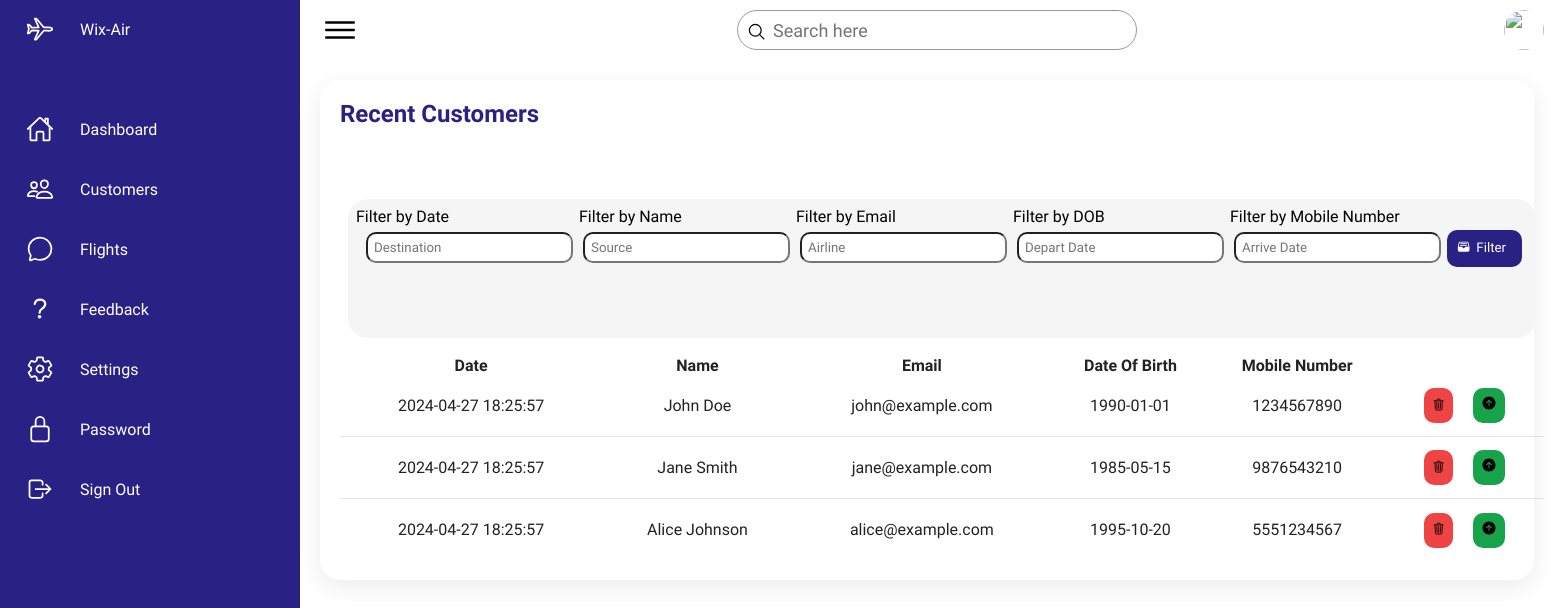
The page /Admin_pages/Admin/Customers/Customers.php on the database its author committed.
### tables this page shows
CREATE TABLE Registered_user
(
    User_ID INTEGER PRIMARY KEY AUTO_INCREMENT,
    Time_create TIMESTAMP DEFAULT CURRENT_TIMESTAMP,
    username VARCHAR(50) NOT NULL,
    name VARCHAR(30) NOT NULL,
    email VARCHAR(40) NOT NULL,
    password VARCHAR(40) NOT NULL,
    mobile_number VARCHAR(15) NOT NULL,
    bio VARCHAR(30),
    special_need VARCHAR(30),
    dob VARCHAR(15),
    passport VARCHAR(20),
    gender VARCHAR(10),
    city VARCHAR(30),
    postalcode VARCHAR(10),
    user_profile_img VARCHAR(255)
);

### Admin_pages/Admin/Customers/Customers.php (the view, shortened to what this page needs)
<?php
require_once("../../../php/dbconnection.php");
?>
    <!DOCTYPE html>
    <html lang="en">
    <head>
        <link rel="stylesheet" href="Customers.css">
    </head>
    <body>
    <div class="container">
        <div class="navigation">
            <ul>
                <li>
                    <a href="../Admin.php">
                        <span class="icon">
                            <ion-icon name="airplane-outline"></ion-icon>
                        </span>
                        <span class="title">Wix-Air</span>
                    </a>
                </li>
                <li>
                    <a href="../Admin.php">
                        <span class="icon">
                            <ion-icon name="home-outline"></ion-icon>
                        </span>
                        <span class="title">Dashboard</span>
                    </a>
                </li>
                <li>
                    <a href="#">
                        <span class="icon">
                            <ion-icon name="people-outline"></ion-icon>
                        </span>
                        <span class="title">Customers</span>
                    </a>
                </li>
                <li>
                    <a href="../Flights/flight.php">
                        <span class="icon">
                            <ion-icon name="chatbubble-outline"></ion-icon>
                        </span>
                        <span class="title">Flights</span>
                    </a>
                </li>
                <li>
                    <a href="../feedback/feedback.php">
                        <span class="icon">
                            <ion-icon name="help-outline"></ion-icon>
                        </span>
                        <span class="title">Feedback</span>
                    </a>
                </li>
                <li>
                    <a href="../settings/settings.php">
                        <span class="icon">
                            <ion-icon name="settings-outline"></ion-icon>
                        </span>
                        <span class="title">Settings</span>
                    </a>
                </li>
                <li>
                    <a href="../password/password.php">
                        <span class="icon">
                            <ion-icon name="lock-closed-outline"></ion-icon>
                        </span>
                        <span class="title">Password</span>
                    </a>
                </li>
                <li>
                    <a href="../Signout/signout.php">
                        <span class="icon">
                            <ion-icon name="log-out-outline"></ion-icon>
                        </span>
                        <span class="title">Sign Out</span>
                    </a>
                </li>
            </ul>
        </div>
        <div class="main">
            <div class="topbar">
                <div class="toggle">
                    <ion-icon name="menu-outline"></ion-icon>
                </div>
                <div class="search">
                    <label>
                        <input type="text" placeholder="Search here">
                        <ion-icon name="search-outline"></ion-icon>
                    </label>
                </div>
                <div class="user">
                    <img src="assets/imgs/customer01.jpg" alt="">
                </div>
            </div>
            <div class="details">
                <div class="recentflights">
                    <div class="cardHeader">
                        <h2>Recent Customers</h2>
                    </div>
                    <div id="filter_tab_div">
                        <div>
                            <div class="input1">
                                <label>Filter by Date</label>
                            </div>
                            <input id="Des" type="text" placeholder="Destination">
                        </div>
                        <div>
                            <div class="input">
                                <label>Filter by Name</label>
                            </div>
                            <input id="Des2" type="text" placeholder="Source">
                        </div>
                        <div>
                            <div class="input">
                                <label>Filter by Email</label>
                            </div>
                            <input id="Des3" type="text" placeholder="Airline">
                        </div>
                        <div>
                            <div class="input">
                                <label>Filter by DOB</label>
                            </div>
                            <input id="Des4" type="text" placeholder="Depart Date">
                        </div>
                        <div>
                            <div class="input">
                                <label>Filter by Mobile Number</label>
                            </div>
                            <input id="Des5"type="text" placeholder="Arrive Date">
                        </div>
                        <div>
                            <button id="fil_btn" onclick="filterTable()"><span><ion-icon name="file-tray-full"></ion-icon></span><span>Filter</span></button>
                        </div>
                    </div>
                    <?php
                    $sql = "SELECT * FROM `registered_user`";
                    $result = mysqli_query($conn, $sql);
                    echo '<table id="Flighttable">
                    <thead>
                    <tr>
                        <th>Date</th>
                        <th>Name</th>
                        <th>Email</th>
                        <th>Date Of Birth</th>
                        <th>Mobile Number</th>
                    </tr>
                    </thead>
                    <tbody>';
                    while ($row = mysqli_fetch_assoc($result)) {
                        echo '<tr>
                        <td>' . $row['Time_create'] . '</td>
                        <td>' . $row['name'] . '</td>
                        <td>' . $row['email'] . '</td>
                        <td>' . $row['dob'] . '</td>
                        <td>' . $row['mobile_number'] . '</td>
                        <td><span id="del"><button id="row_btn" onclick=deleteflight('.$row['User_ID'].')><ion-icon style="color:black" name="trash-outline"></button></ion-icon></span><span id="upd"><ion-icon style="color:black" name="arrow-up-circle"></ion-icon></span></td>
                    </tr>';
                    }
                    echo '</tbody></table>';
                    ?>
                </div>
            </div>
        </div>
    </div>
    </body>
    </html>

### Admin_pages/Admin/Customers/Customers.css (style rules this page uses)
* { font-family: "Ubuntu", sans-serif; margin: 0; padding: 0; box-sizing: border-box; }
:root { --blue: #2a2185; --white: #fff; --gray: #f5f5f5; --black1: #222; --black2: #999; --blue2:#38bdf8; --hover:#2563eb; --red:#ef4444; --green:#16a34a; --shadered:#fca5a5; --shadegreen:#86efac; }
body { min-height: 100vh; overflow-x: hidden; }
.container { position: relative; width: 100%; }
.navigation { position: fixed; width: 300px; height: 100%; background: var(--blue); border-left: 10px solid var(--blue); transition: 0.5s; overflow: hidden; }
.navigation ul { position: absolute; top: 0; left: 0; width: 100%; }
.navigation ul li { position: relative; width: 100%; list-style: none; border-top-left-radius: 30px; border-bottom-left-radius: 30px; }
.navigation ul li:nth-child(1) { margin-bottom: 40px; pointer-events: none; }
.navigation ul li a { position: relative; display: block; width: 100%; display: flex; text-decoration: none; color: var(--white); }
.navigation ul li a .icon { position: relative; display: block; min-width: 60px; height: 60px; line-height: 75px; text-align: center; }
.navigation ul li a .icon ion-icon { font-size: 1.75rem; }
.navigation ul li a .title { position: relative; display: block; padding: 0 10px; height: 60px; line-height: 60px; text-align: start; white-space: nowrap; }
.main { position: absolute; width: calc(100% - 300px); left: 300px; min-height: 100vh; background: var(--white); transition: 0.5s; }
.topbar { width: 100%; height: 60px; display: flex; justify-content: space-between; align-items: center; padding: 0 10px; }
.toggle { position: relative; width: 60px; height: 60px; display: flex; justify-content: center; align-items: center; font-size: 2.5rem; cursor: pointer; }
.search { position: relative; width: 400px; margin: 0 10px; }
.search label { position: relative; width: 100%; }
.search label input { width: 100%; height: 40px; border-radius: 40px; padding: 5px 20px; padding-left: 35px; font-size: 18px; outline: none; border: 1px solid var(--black2); }
.search label ion-icon { position: absolute; top: 0; left: 10px; font-size: 1.2rem; }
.user { position: relative; width: 40px; height: 40px; border-radius: 50%; overflow: hidden; cursor: pointer; }
.user img { position: absolute; top: 0; left: 0; width: 100%; height: 100%; object-fit: cover; }
.details { position: relative; width: 100%; padding: 20px; display: inline-block; grid-template-columns: 2fr 1fr; grid-gap: 30px; }
.details .recentflights { position: relative; display: grid; min-height: 500px; background: var(--white); padding: 20px; box-shadow: 0 7px 25px rgba(0, 0, 0, 0.08); border-radius: 20px; }
.details .cardHeader { display: flex; justify-content: space-between; align-items: flex-start; }
.cardHeader h2 { font-weight: 600; color: var(--blue); }
#fil_btn span { margin-right:6px; }
#fil_btn { display: flex; flex-direction: row; padding:10px; margin-top:23px; margin-left:6px; margin-right:6px; border-radius: 10px; background-color: var(--blue); color:var(--white); border:none; outline:none; }
.details table { width: 100%; border-collapse: collapse; margin-top: 10px; }
.details .recentflights table tr { color: var(--black1); border-bottom: 1px solid rgba(0, 0, 0, 0.1); }
.details .recentflights table tr:last-child { border-bottom: none; }
.details .recentflights table tr td { padding: 10px; }
.details .recentflights table tr td:last-child { text-align: center; }
.recentflights table tr td { text-align: center; }
.details .recentflights table tr td:nth-child(2) { text-align: center; }
.details .recentflights table tr td:nth-child(3) { text-align: center; }
#del { background-color: var(--red); padding:8px; border-radius: 10px; margin-right:20px; }
#row_btn { background-color: transparent; border:none; }
#upd { background-color: var(--green); padding:8px; border-radius: 10px; }
#filter_tab_div { display: flex; background-color: var(--gray); margin:8px; padding:8px; border-radius: 20px; justify-content: space-between; }
#filter_tab_div input { margin-left: 10px; margin-top:6px; padding:6px; border-radius: 10px; }
.input { margin-left:6px; }

### rows shown on the page
registered_user: Time_create "2024-04-27 18:25:57", name "John Doe", email "john@example.com", dob "1990-01-01", mobile_number "1234567890"
registered_user: Time_create "2024-04-27 18:25:57", name "Jane Smith", email "jane@example.com", dob "1985-05-15", mobile_number "9876543210"
registered_user: Time_create "2024-04-27 18:25:57", name "Alice Johnson", email "alice@example.com", dob "1995-10-20", mobile_number "5551234567"
